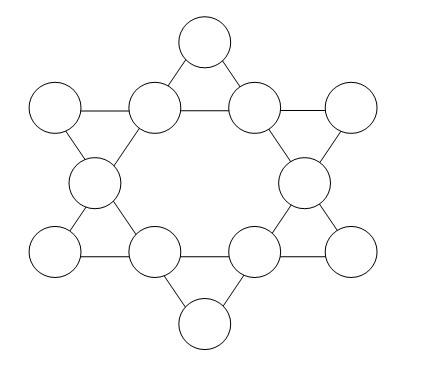
//> input picture opencv/Mat对象操作/Mat_objectOperation/Mat_objectOperation/circle.jpg, 446 x 377 px
$ ./Hough   (built with g++ and OpenCV 4)
//> lines starting //> are read from the running program, lines starting //| are printed output that depends on the picture; after the words box and inside, x2 and y2 are one past the last pixel; in counts of white or black regions, pixels touching at a corner belong together
#include <opencv2/opencv.hpp>
#include <iostream>

using namespace std;
using namespace cv;

//#define UnitTest1
#define UnitTest2
//#define Whitegroud

Mat src, src_black,src_gray, dst;


int main()
{
	src = imread("circle.jpg");
//> src is the input picture: 377 rows x 446 cols, CV_8UC3; min 0, max 255, mean 251
	if (!src.data)
	{
		cout << "could not load img..." << endl;
		return -1;
	}
	char INPUT[] = "Input";
	char OUTPUT[] = "Output";
	namedWindow(INPUT, CV_WINDOW_AUTOSIZE);
	namedWindow(OUTPUT, CV_WINDOW_AUTOSIZE);

#ifdef Whitegroud

	for (size_t i = 0; i < src.rows; i++)
	{
		for (size_t j = 0;j < src.cols; j++)
		{
			if (src.channels() == 3)
			{
				src.at<Vec3b>(i, j)[0] = 255 - src.at<Vec3b>(i, j)[0];
				src.at<Vec3b>(i, j)[1] = 255 - src.at<Vec3b>(i, j)[1];
				src.at<Vec3b>(i, j)[2] = 255 - src.at<Vec3b>(i, j)[2];
			}
			else if (src.channels() == 1)
			{
				src.at<uchar>(i, j) = 255 - src.at<uchar>(i, j);
			}
		}
	}
#endif // White
	//extract edge
	//imshow(INPUT, src);

#ifdef UnitTest1
	Canny(src, src_gray, 100, 200);//最后两个数是阈值（里面由模糊处理）
	cvtColor(src_gray, dst, CV_GRAY2BGR);
	vector<Vec4f> plines;
	HoughLinesP(src_gray, plines, 1, CV_PI / 180.0, 10, 0, 20);//
	Scalar color = Scalar(0, 255, 0);
	for (size_t i = 0; i < plines.size(); i++)
	{
		Vec4f hline = plines[i];
		line(dst, Point(hline[0], hline[1]), Point(hline[2], hline[3]), color, 3, LINE_AA);
	}
	imshow(OUTPUT, dst);

#endif //

#ifdef UnitTest2
	//均值滤波
	medianBlur(src, src_black, 3);
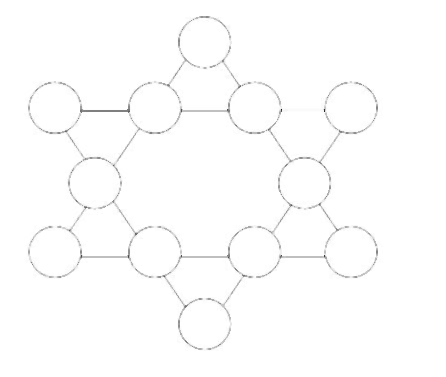
//> src_black: 377 rows x 446 cols, CV_8UC3; min 22, max 255, mean 253
	cvtColor(src_black, src_black, CV_BGR2GRAY);
//> src_black: 377 rows x 446 cols, CV_8UC1

	//霍夫圆检测
	vector<Vec3f> pcircles;
	HoughCircles(src_black, pcircles, CV_HOUGH_GRADIENT, 1, 10,100,30,5,50);
//> pcircles = 4 circles (x, y, radius): [55.5, 252.5, 25.7], [155.5, 109.5, 26.8], [204.5, 320.5, 26.1], [257.5, 107.5, 23.5]
	src.copyTo(dst);

	for (size_t i = 0; i < pcircles.size(); i++)
	{
		Vec3f cc = pcircles[i];
		circle(dst, Point(cc[0], cc[1]), cc[2], Scalar(0, 31, 0), 2, LINE_AA);
		circle(dst, Point(cc[0], cc[1]),2, Scalar(0, 31, 31), 2, LINE_AA);
	}
//> this loop made 4 passes
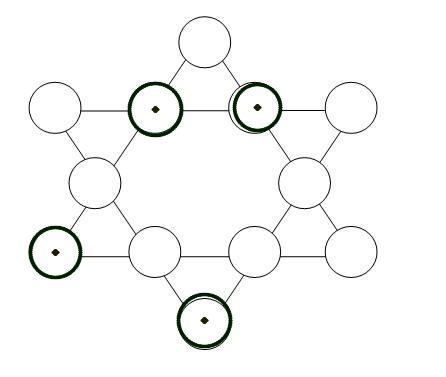
//> dst: 377 rows x 446 cols, CV_8UC3; 2.09% of pixels changed, all inside (x1, y1, x2, y2) = (27, 81, 283, 349)

	imshow(OUTPUT, dst);
#endif // UnitTest2


	waitKey(0);
	return 0;
}

$ run again, with opencv/Mat对象操作/Mat_objectOperation/Mat_objectOperation/ColorfulFish.jpg copied over opencv/Mat对象操作/Mat_objectOperation/Mat_objectOperation/circle.jpg
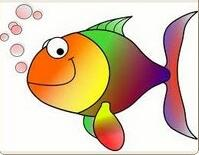
//> input picture opencv/Mat对象操作/Mat_objectOperation/Mat_objectOperation/ColorfulFish.jpg, 199 x 155 px
//> src is the input picture: 155 rows x 199 cols, CV_8UC3; mean B, G, R 171.7, 196, 217.4
//> `cvtColor(src_black, src_black, CV_BGR2GRAY);`:
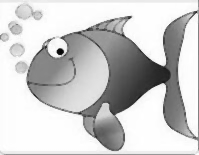
//> src_black: 155 rows x 199 cols, CV_8UC1; min 3, max 255, mean 201.6
//> pcircles = 1 circle (x, y, radius): [67.5, 72.5, 40]
//> the loop `for (size_t i = 0; i < pcircles.size(); i++)` made 1 pass
//> after the loop `for (size_t i = 0; i < pcircles.size(); i++)`:
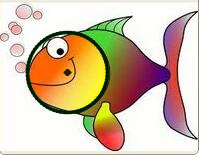
//> dst: 155 rows x 199 cols, CV_8UC3; 4.32% of pixels changed, all inside (x1, y1, x2, y2) = (25, 30, 110, 115)
